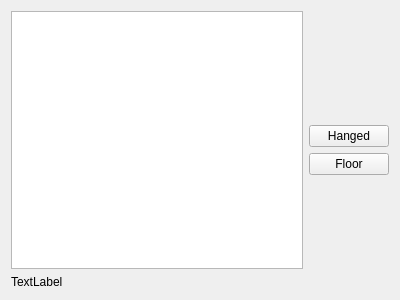
<?xml version="1.0" encoding="UTF-8"?>
<ui version="4.0">
 <class>TextilesEvaluationWidget</class>
 <widget class="QWidget" name="TextilesEvaluationWidget">
  <property name="geometry">
   <rect>
    <x>0</x>
    <y>0</y>
    <width>400</width>
    <height>300</height>
   </rect>
  </property>
  <property name="windowTitle">
   <string>TextilesEvaluationWidget</string>
  </property>
  <layout class="QHBoxLayout" name="horizontalLayout">
   <item>
    <layout class="QVBoxLayout" name="displayLayout">
     <item>
      <widget class="QGraphicsView" name="graphicsView"/>
     </item>
     <item>
      <widget class="QLabel" name="infoLabel">
       <property name="text">
        <string>TextLabel</string>
       </property>
      </widget>
     </item>
    </layout>
   </item>
   <item>
    <layout class="QVBoxLayout" name="buttonLayout">
     <item>
      <spacer name="verticalSpacer_2">
       <property name="orientation">
        <enum>Qt::Vertical</enum>
       </property>
       <property name="sizeHint" stdset="0">
        <size>
         <width>20</width>
         <height>40</height>
        </size>
       </property>
      </spacer>
     </item>
     <item>
      <widget class="QPushButton" name="hangedResultButton">
       <property name="text">
        <string>Hanged</string>
       </property>
      </widget>
     </item>
     <item>
      <widget class="QPushButton" name="floorResultButton">
       <property name="text">
        <string>Floor</string>
       </property>
      </widget>
     </item>
     <item>
      <spacer name="verticalSpacer">
       <property name="orientation">
        <enum>Qt::Vertical</enum>
       </property>
       <property name="sizeHint" stdset="0">
        <size>
         <width>20</width>
         <height>40</height>
        </size>
       </property>
      </spacer>
     </item>
    </layout>
   </item>
  </layout>
 </widget>
 <layoutdefault spacing="6" margin="11"/>
 <resources/>
 <connections/>
</ui>
